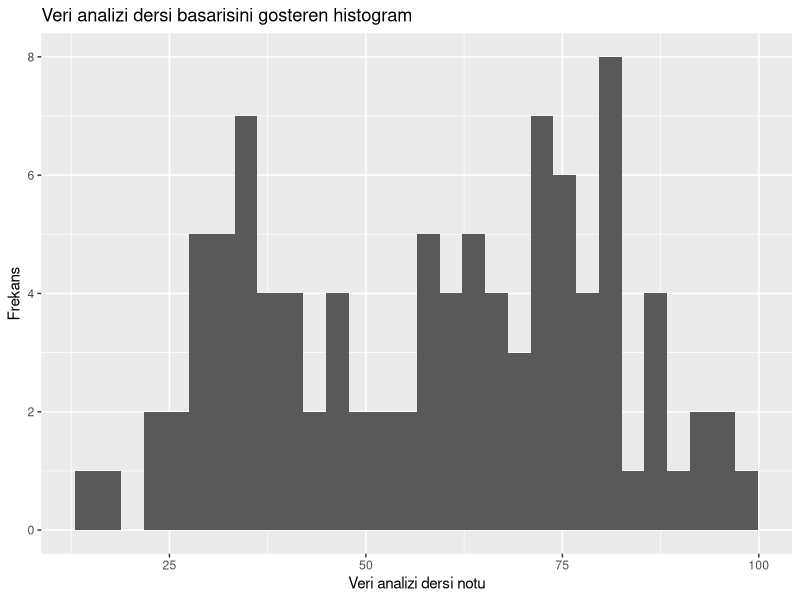
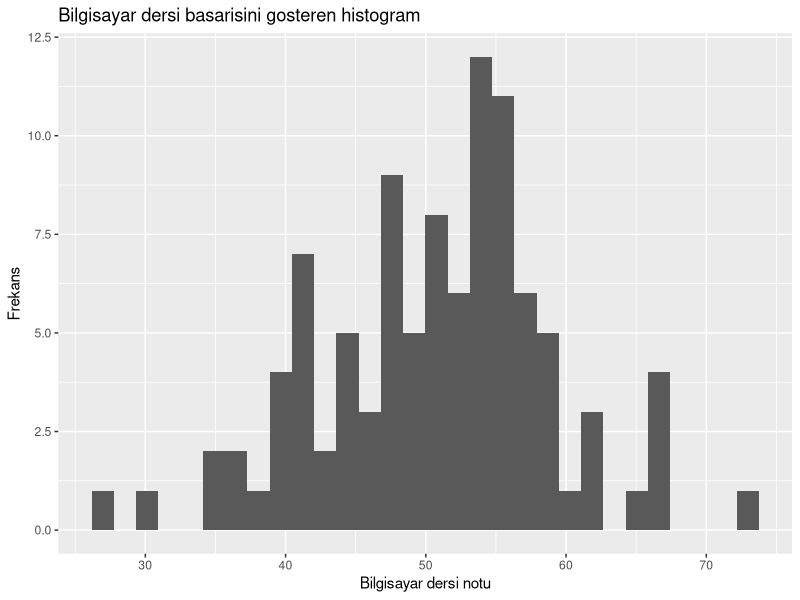
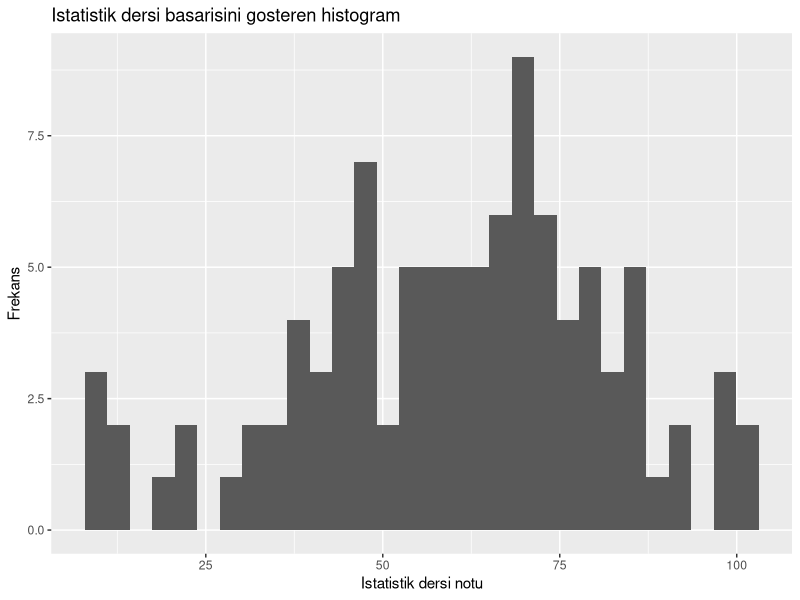
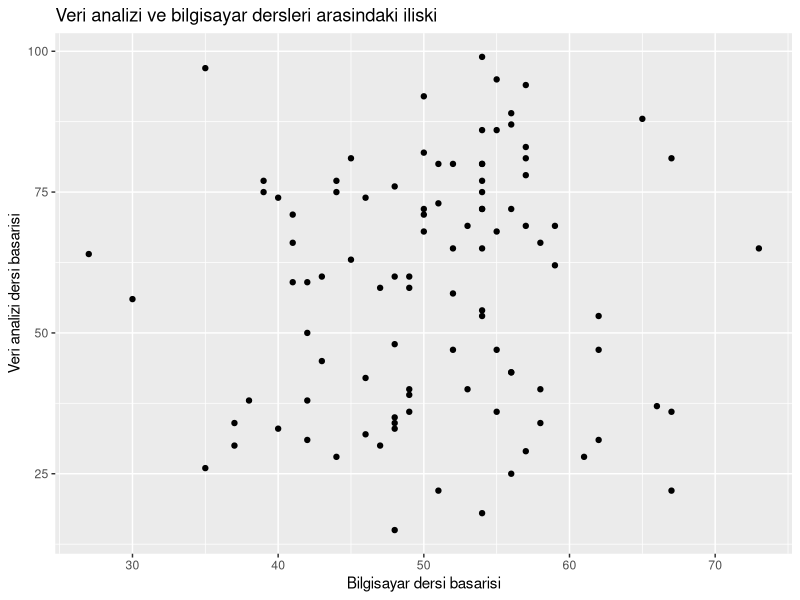
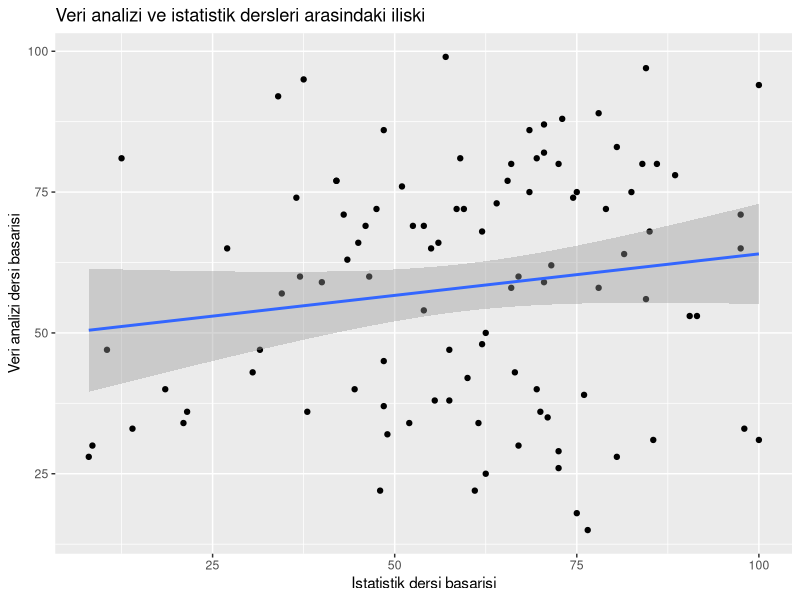
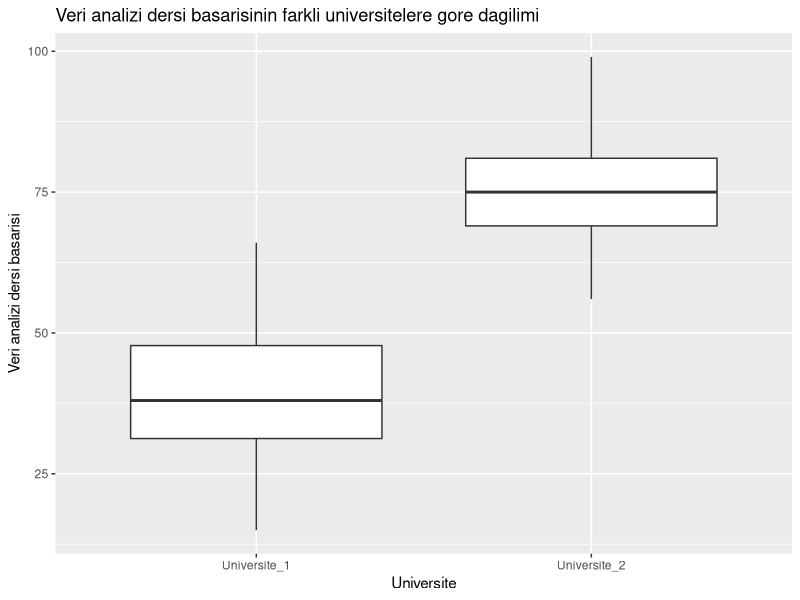
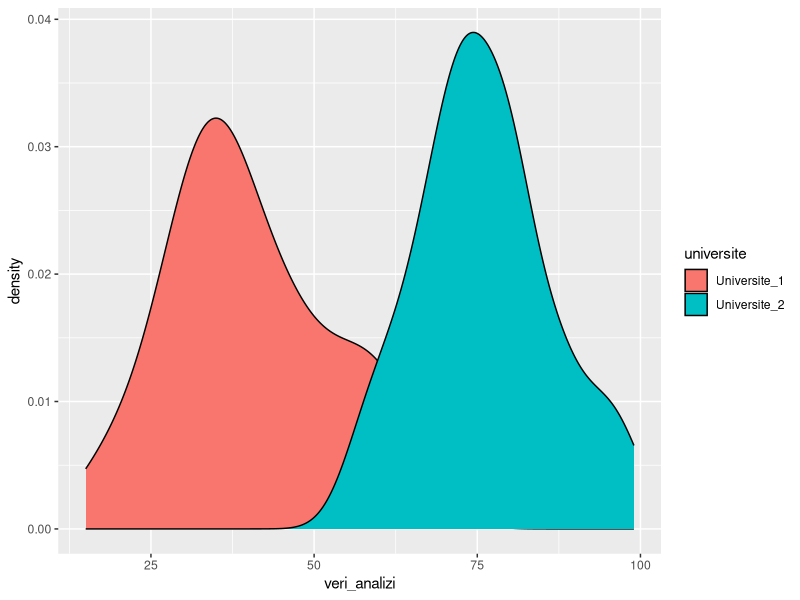

These figures' R source, in order:
## ---- chunk 1
knitr::opts_chunk$set(echo = TRUE)
## ---- chunk 2
library(ggplot2)
veri <- read.table("data/sinav.csv", sep = ";", header= T)
## ---- chunk 3
dim(veri)
## ---- chunk 4
colnames(veri)
## ---- chunk 5
table(veri$universite)
## ---- chunk 6
ggplot(data=veri, aes(x=veri_analizi)) + 
  geom_histogram() + 
  ggtitle("Veri analizi dersi basarisini gosteren histogram") + 
  xlab("Veri analizi dersi notu")  + ylab("Frekans")
## ---- chunk 7
ggplot(data=veri, aes(x=bilgisayar)) + 
  geom_histogram() + 
  ggtitle("Bilgisayar dersi basarisini gosteren histogram") + 
  xlab("Bilgisayar dersi notu")  + ylab("Frekans")
## ---- chunk 8
ggplot(data=veri, aes(x=istatistik)) + 
  geom_histogram() + 
  ggtitle("Istatistik dersi basarisini gosteren histogram") + 
  xlab("Istatistik dersi notu")  + ylab("Frekans")
## ---- chunk 9
ggplot(data = veri, aes(x = bilgisayar, y = veri_analizi)) + 
  geom_point() + 
  ggtitle("Veri analizi ve bilgisayar dersleri arasindaki iliski") + 
  xlab("Bilgisayar dersi basarisi") + ylab("Veri analizi dersi basarisi")
## ---- chunk 10
ggplot(data = veri, aes(x = istatistik, y = veri_analizi)) + 
  geom_point()  + geom_smooth(method = "lm") +
  ggtitle("Veri analizi ve istatistik dersleri arasindaki iliski") + 
  xlab("Istatistik dersi basarisi") + ylab("Veri analizi dersi basarisi")
## ---- chunk 11
ggplot(data = veri, aes(x = universite, y = veri_analizi)) + 
  geom_boxplot() + 
  ggtitle("Veri analizi dersi basarisinin farkli universitelere gore dagilimi") + 
  xlab("Universite") + ylab("Veri analizi dersi basarisi")
## ---- chunk 12
x <- veri$veri_analizi[veri$universite=="Universite_1"]
y <- veri$veri_analizi[veri$universite=="Universite_2"]

test <- t.test(x = x, y = y)

test
## ---- chunk 13
ggplot(data = veri, aes(x=veri_analizi)) + geom_density(aes(fill=universite))
